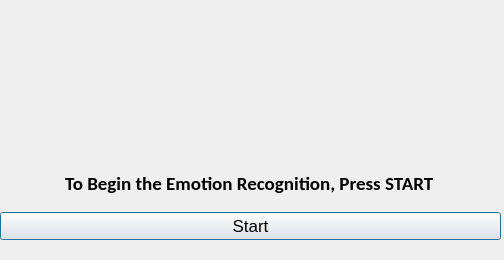
<?xml version="1.0" encoding="UTF-8"?>
<ui version="4.0">
 <class>Dialog</class>
 <widget class="QDialog" name="Dialog">
  <property name="geometry">
   <rect>
    <x>0</x>
    <y>0</y>
    <width>504</width>
    <height>260</height>
   </rect>
  </property>
  <property name="maximumSize">
   <size>
    <width>800</width>
    <height>680</height>
   </size>
  </property>
  <property name="windowTitle">
   <string>Emotion Recognition For Online Classes</string>
  </property>
  <property name="windowIcon">
   <iconset resource="resource.qrc">
    <normaloff>:/icon/icon.png</normaloff>:/icon/icon.png</iconset>
  </property>
  <widget class="QLabel" name="logolabel">
   <property name="geometry">
    <rect>
     <x>0</x>
     <y>0</y>
     <width>501</width>
     <height>151</height>
    </rect>
   </property>
   <property name="text">
    <string/>
   </property>
   <property name="pixmap">
    <pixmap resource="resource.qrc">./logo.png</pixmap>
   </property>
  </widget>
  <widget class="QWidget" name="verticalLayoutWidget">
   <property name="geometry">
    <rect>
     <x>0</x>
     <y>160</y>
     <width>501</width>
     <height>80</height>
    </rect>
   </property>
   <layout class="QVBoxLayout" name="verticalLayout">
    <item>
     <layout class="QHBoxLayout" name="horizontalLayout">
      <item alignment="Qt::AlignHCenter">
       <widget class="QLabel" name="filelabel">
        <property name="font">
         <font>
          <family>Calibri</family>
          <pointsize>14</pointsize>
          <weight>75</weight>
          <bold>true</bold>
         </font>
        </property>
        <property name="text">
         <string>To Begin the Emotion Recognition, Press START</string>
        </property>
       </widget>
      </item>
     </layout>
    </item>
    <item>
     <widget class="QPushButton" name="runButton">
      <property name="font">
       <font>
        <family>Arial</family>
        <pointsize>13</pointsize>
       </font>
      </property>
      <property name="text">
       <string>Start</string>
      </property>
     </widget>
    </item>
   </layout>
  </widget>
 </widget>
 <resources>
  <include location="resource.qrc"/>
 </resources>
 <connections/>
</ui>
